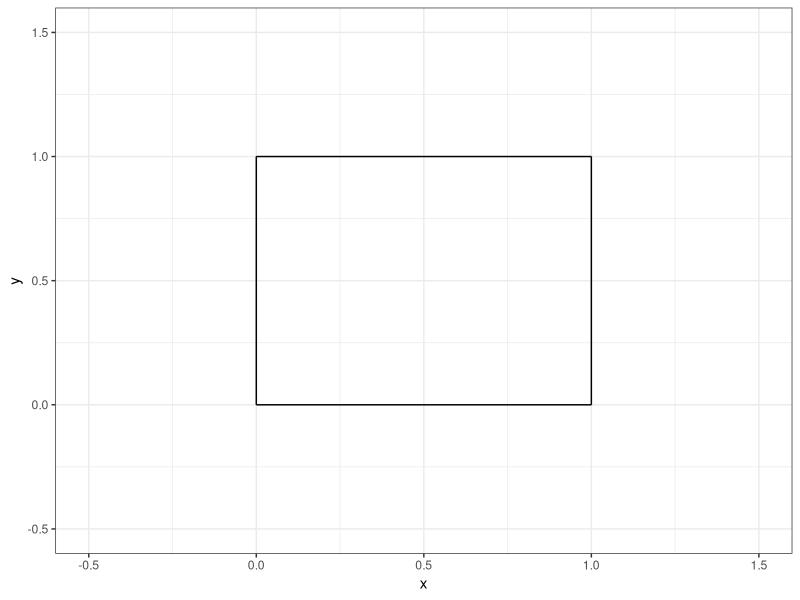
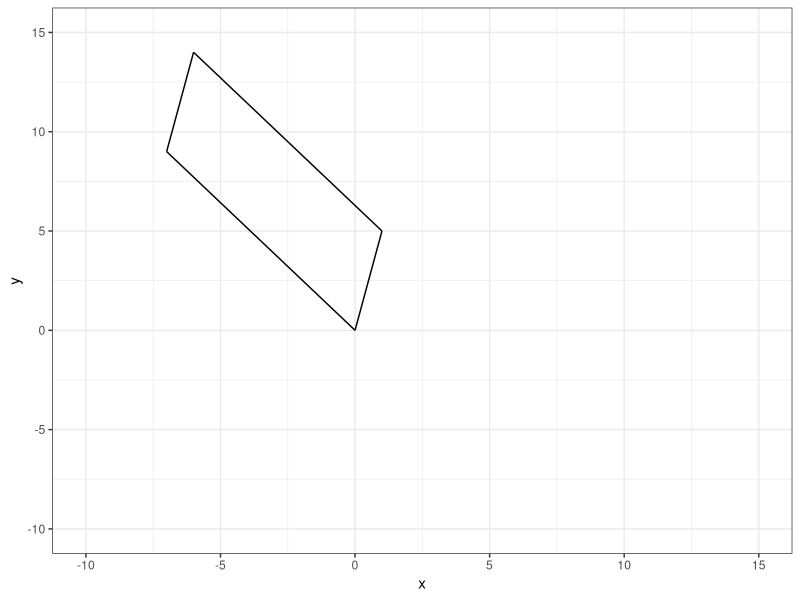
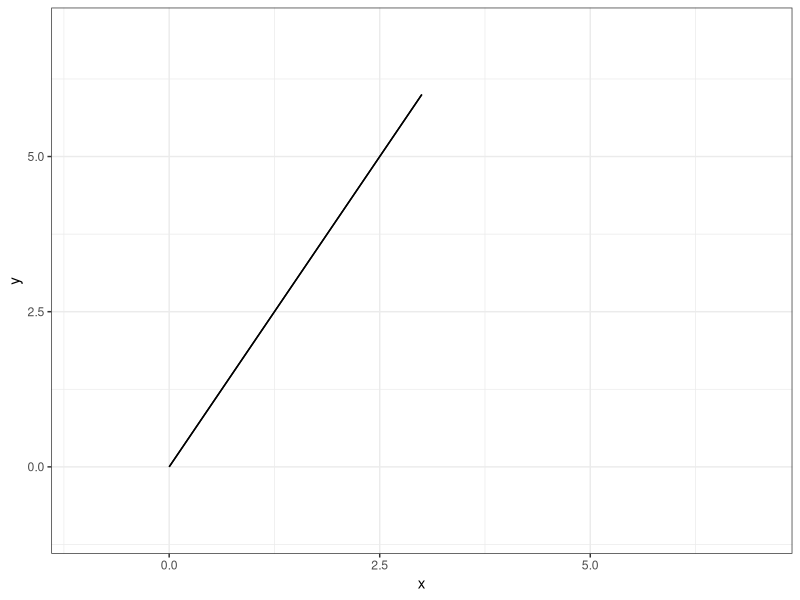
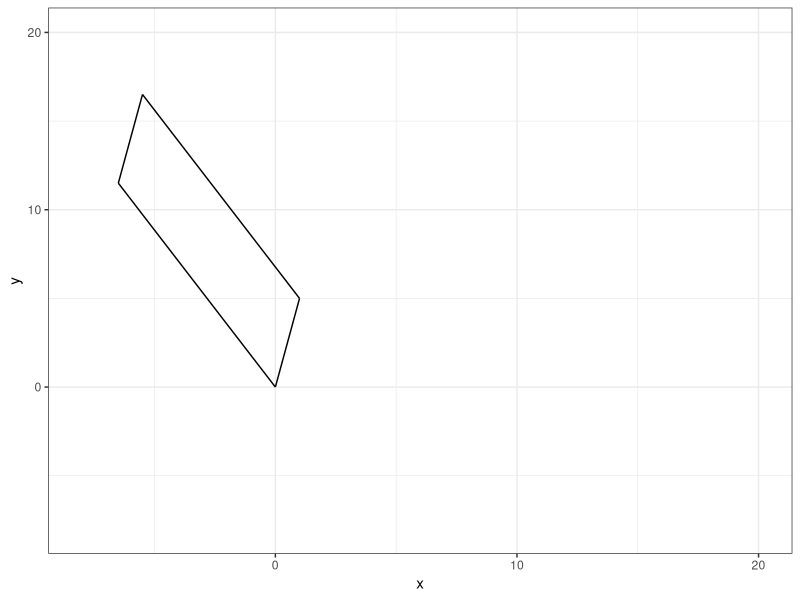
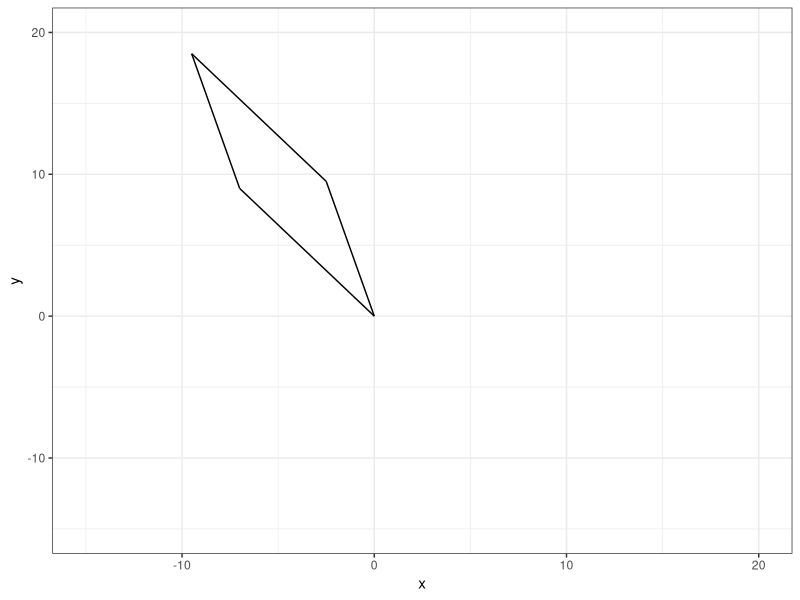
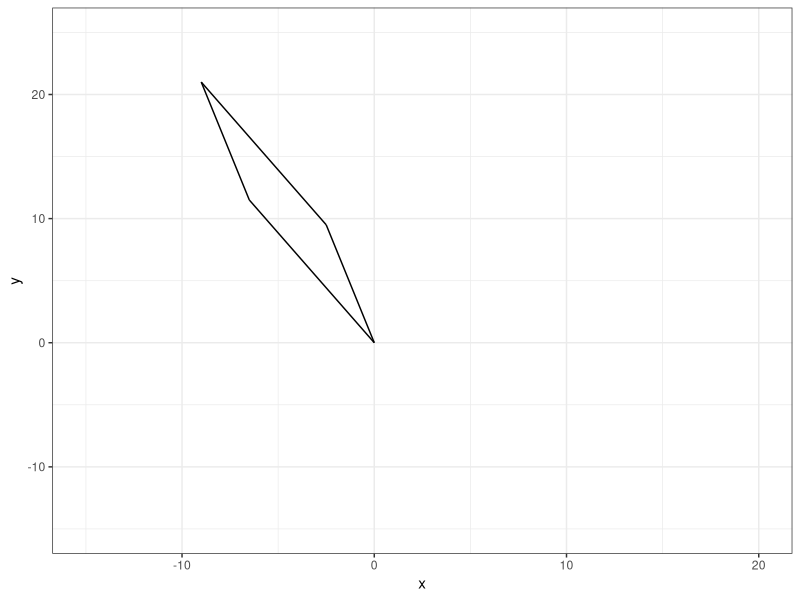
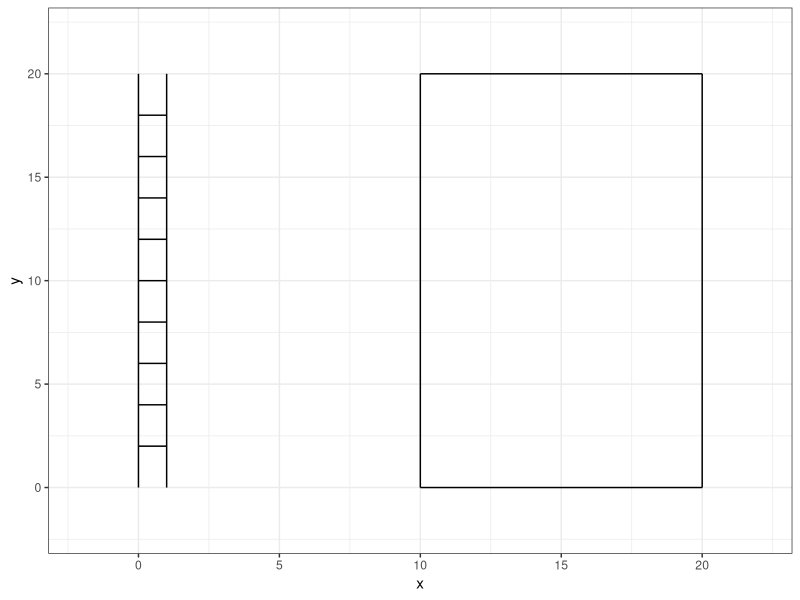

Generate these figures, in order, with R:
## ---- chunk 1
#| echo: false

default_chunk_hook  <- knitr::knit_hooks$get("chunk")

latex_font_size <- c("Huge", "huge", "LARGE", "Large", 
                     "large", "normalsize", "small", 
                     "footnotesize", "scriptsize", "tiny")

knitr::knit_hooks$set(chunk = function(x, options) {
  x <- default_chunk_hook(x, options)
  if(options$size %in% latex_font_size) {
    paste0("\n \\", options$size, "\n\n", 
      x, 
      "\n\n \\normalsize"
    )
  } else {
    x
  }
})

## ---- chunk 2
#| label: load-packages
#| include: false
library(tidyverse)
## ---- chunk 3
#| label: fig-unitsquare
#| fig-cap: "The unit square."
#| fig-width: 3
#| fig-height: 3
#| scale: "80%"
#| fig-align: "center"
#| size: "scriptsize"
ggplot() +
  geom_segment(aes(x = 0, xend = 0,
                   y=0, yend = 1))+
  geom_segment(aes(x = 0, xend = 1,
                   y=1, yend = 1))+
  geom_segment(aes(x = 1, xend = 1,
                   y=0, yend = 1))+
  geom_segment(aes(x = 0, xend = 1,
                   y=0, yend = 0)) +
  theme_bw() + 
  xlim(-0.5, 1.5)+
  ylim(-0.5, 1.5)+
  labs(x = "x", 
       y = "y")
## ---- chunk 4
#| size: "scriptsize"
#| code-fold: FALSE
(M = diag(2))
## ---- chunk 5
#| size: "scriptsize"
#| code-fold: FALSE
(A = matrix(c(1,-7,5,9),2,2,T))
## ---- chunk 6
#| size: "scriptsize"
#| code-fold: FALSE
(T = A %*% M)
## ---- chunk 7
#| size: "scriptsize"
#| code-fold: FALSE
(basis_vector_1 = T[,1])
(basis_vector_2 = T[,2])
## ---- chunk 8
#| size: "scriptsize"
#| code-fold: FALSE
(p_0 = c(0,0))
(p_1 = basis_vector_1)
(p_2 = basis_vector_1 + basis_vector_2)
(p_3 = basis_vector_2)
## ---- chunk 9
#| label: fig-unitsquare-T
#| fig-cap: "The T square."
#| fig-width: 3
#| fig-height: 3
#| scale: "80%"
#| fig-align: "center"
#| size: "scriptsize"
ggplot() +
  geom_segment(aes(x = p_0[1], xend = p_1[1],
                   y= p_0[2], yend = p_1[2]))+
  geom_segment(aes(x = p_1[1], xend = p_2[1],
                   y= p_1[2], yend = p_2[2]))+
  geom_segment(aes(x = p_2[1], xend = p_3[1],
                   y= p_2[2], yend = p_3[2]))+
  geom_segment(aes(x = p_3[1], xend = p_0[1],
                   y= p_3[2], yend = p_0[2])) +
  theme_bw() + 
  xlim(-10, 15)+
  ylim(-10, 15)+
  labs(x = "x", 
       y = "y")
## ---- chunk 10
#| size: "scriptsize"
#| code-fold: FALSE
(determinant_A = det(A))
## ---- chunk 11
#| size: "scriptsize"
#| code-fold: FALSE
(A = matrix(c(1,2,2,4),2,2,T))
## ---- chunk 12
#| size: "scriptsize"
#| code-fold: FALSE
(T = A %*% M)
## ---- chunk 13
#| size: "scriptsize"
#| code-fold: FALSE
(basis_vector_1 = T[,1])
(basis_vector_2 = T[,2])
## ---- chunk 14
#| size: "scriptsize"
#| code-fold: FALSE
(p_0 = c(0,0))
(p_1 = basis_vector_1)
(p_2 = basis_vector_1 + basis_vector_2)
(p_3 = basis_vector_2)
## ---- chunk 15
#| label: fig-unitsquare-T-2
#| fig-cap: "The T-2 square."
#| fig-width: 3
#| fig-height: 3
#| scale: "80%"
#| fig-align: "center"
#| size: "scriptsize"
ggplot() +
  geom_segment(aes(x = p_0[1], xend = p_1[1],
                   y= p_0[2], yend = p_1[2]))+
  geom_segment(aes(x = p_1[1], xend = p_2[1],
                   y= p_1[2], yend = p_2[2]))+
  geom_segment(aes(x = p_2[1], xend = p_3[1],
                   y= p_2[2], yend = p_3[2]))+
  geom_segment(aes(x = p_3[1], xend = p_0[1],
                   y= p_3[2], yend = p_0[2])) +
  theme_bw() + 
  xlim(-1, 7)+
  ylim(-1, 7)+
  labs(x = "x", 
       y = "y")
## ---- chunk 16
#| size: "scriptsize"
#| code-fold: FALSE
(determinant_A = det(A))
## ---- chunk 17
#| size: "scriptsize"
#| code-fold: FALSE
(k = 0.5)
(M = matrix(c(1,k,0,1),2,2,T))
(A = matrix(c(1,-7,5,9),2,2,T))

(T = A %*% M)

(basis_vector_1 = T[,1])
(basis_vector_2 = T[,2])

(p_0 = c(0,0))
(p_1 = basis_vector_1)
(p_2 = basis_vector_1 + basis_vector_2)
(p_3 = basis_vector_2)
## ---- chunk 18
#| label: fig-unitsquare-T-3
#| fig-cap: "The T-3 square."
#| fig-width: 3
#| fig-height: 3
#| scale: "80%"
#| fig-align: "center"
#| size: "scriptsize"
ggplot() +
  geom_segment(aes(x = p_0[1], xend = p_1[1],
                   y= p_0[2], yend = p_1[2]))+
  geom_segment(aes(x = p_1[1], xend = p_2[1],
                   y= p_1[2], yend = p_2[2]))+
  geom_segment(aes(x = p_2[1], xend = p_3[1],
                   y= p_2[2], yend = p_3[2]))+
  geom_segment(aes(x = p_3[1], xend = p_0[1],
                   y= p_3[2], yend = p_0[2])) +
  theme_bw() + 
  xlim(-8, 20)+
  ylim(-8, 20)+
  labs(x = "x", 
       y = "y")
## ---- chunk 19
#| size: "scriptsize"
#| code-fold: FALSE
(determinant_A = det(A))
## ---- chunk 20
#| size: "scriptsize"
#| code-fold: FALSE
(k = 0.5)
(M = matrix(c(1,0,k,1),2,2,T))

(T = A %*% M)

(basis_vector_1 = T[,1])
(basis_vector_2 = T[,2])

(p_0 = c(0,0))
(p_1 = basis_vector_1)
(p_2 = basis_vector_1 + basis_vector_2)
(p_3 = basis_vector_2)
## ---- chunk 21
#| label: fig-unitsquare-T-4
#| fig-cap: "The T-4 square."
#| fig-width: 3
#| fig-height: 3
#| scale: "80%"
#| fig-align: "center"
#| size: "scriptsize"
ggplot() +
  geom_segment(aes(x = p_0[1], xend = p_1[1],
                   y= p_0[2], yend = p_1[2]))+
  geom_segment(aes(x = p_1[1], xend = p_2[1],
                   y= p_1[2], yend = p_2[2]))+
  geom_segment(aes(x = p_2[1], xend = p_3[1],
                   y= p_2[2], yend = p_3[2]))+
  geom_segment(aes(x = p_3[1], xend = p_0[1],
                   y= p_3[2], yend = p_0[2])) +
  theme_bw() + 
  xlim(-15, 20)+
  ylim(-15, 20)+
  labs(x = "x", 
       y = "y")
## ---- chunk 22
#| size: "scriptsize"
#| code-fold: FALSE
(determinant_A = det(A))
## ---- chunk 23
#| size: "scriptsize"
#| code-fold: FALSE
(k = 0.5)
(M = matrix(c(1,k,k,1),2,2,T))

(T = A %*% M)

(basis_vector_1 = T[,1])
(basis_vector_2 = T[,2])

(p_0 = c(0,0))
(p_1 = basis_vector_1)
(p_2 = basis_vector_1 + basis_vector_2)
(p_3 = basis_vector_2)
## ---- chunk 24
#| label: fig-unitsquare-T-5
#| fig-cap: "The T-5 square."
#| fig-width: 3
#| fig-height: 3
#| scale: "80%"
#| fig-align: "center"
#| size: "scriptsize"
ggplot() +
  geom_segment(aes(x = p_0[1], xend = p_1[1],
                   y= p_0[2], yend = p_1[2]))+
  geom_segment(aes(x = p_1[1], xend = p_2[1],
                   y= p_1[2], yend = p_2[2]))+
  geom_segment(aes(x = p_2[1], xend = p_3[1],
                   y= p_2[2], yend = p_3[2]))+
  geom_segment(aes(x = p_3[1], xend = p_0[1],
                   y= p_3[2], yend = p_0[2])) +
  theme_bw() + 
  xlim(-15, 20)+
  ylim(-15, 25)+
  labs(x = "x", 
       y = "y")
## ---- chunk 25
#| size: "scriptsize"
#| code-fold: FALSE
(determinant_A = det(A))
## ---- chunk 26
#| size: "scriptsize"
#| code-fold: FALSE
(ladder = data.frame(x=c(0,0,1,1,0,1,0,1,0,1,0,1,0,1,0,1,0,1,0,1,0,1),y=c(0,20,0,20,2,2,4,4,6,6,8,8,10,10,12,12,14,14,16,16,18,18),group=c(1,1,2,2,3,3,4,4,5,5,6,6,7,7,8,8,9,9,10,10,11,11)))
## ---- chunk 27
#| label: fig-ladder
#| fig-cap: "A ladder."
#| fig-width: 3
#| fig-height: 3
#| scale: "80%"
#| fig-align: "center"
#| size: "scriptsize"
ggplot() +
  geom_path(data = ladder, 
              aes(x = x, y = y, group = group)) +
                  geom_segment(aes(x = 10, xend = 10,
                   y=0, yend = 20))+
  geom_segment(aes(x = 10, xend = 20,
                   y=20, yend = 20))+
  geom_segment(aes(x = 20, xend = 20,
                   y=0, yend = 20))+
  geom_segment(aes(x = 10, xend = 20,
                   y=0, yend = 0)) +
  theme_bw() +
  xlim(-2,22) +
  ylim(-2,22)
## ---- chunk 28
#| size: "scriptsize"
#| code-fold: FALSE
(A = as.matrix(ladder[, c(1,2)]))
(M_h = matrix(c(1,0,k,1),2,2,T))
(T = A %*% M)
